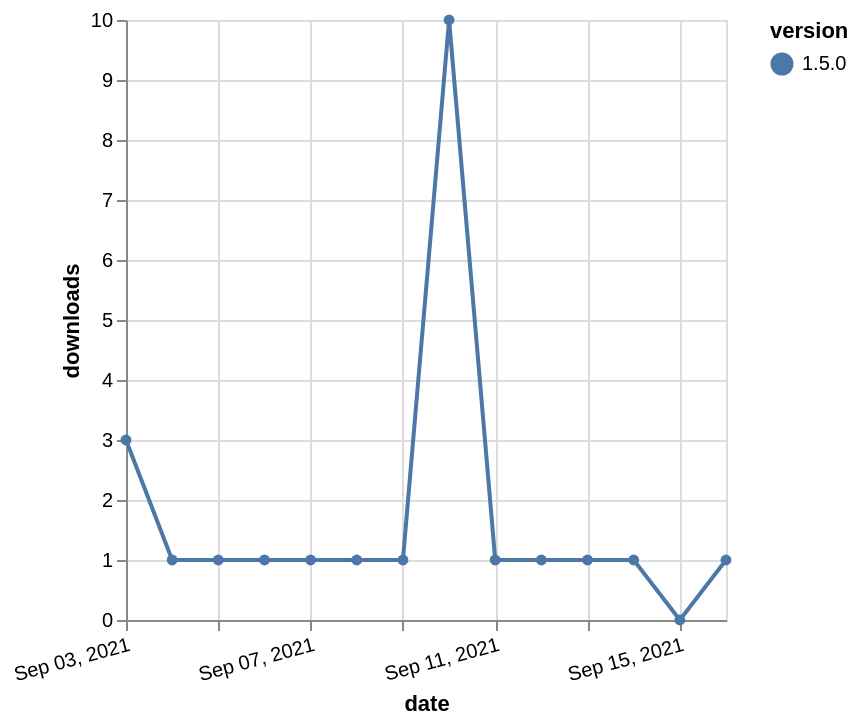

Describe this chart as a Vega-Lite specification.
### Vega-Lite specification from a JSON file in a GitHub repository (floating-point values rounded to 4 significant figures)
{"$schema": "https://vega.github.io/schema/vega-lite/v5.json", "description": "A simple bar chart with embedded data.", "data": {"values": [{"date": "2021-09-03", "total": 726, "delta": 3, "version": "1.5.0"}, {"date": "2021-09-04", "total": 727, "delta": 1, "version": "1.5.0"}, {"date": "2021-09-05", "total": 728, "delta": 1, "version": "1.5.0"}, {"date": "2021-09-06", "total": 729, "delta": 1, "version": "1.5.0"}, {"date": "2021-09-07", "total": 730, "delta": 1, "version": "1.5.0"}, {"date": "2021-09-08", "total": 731, "delta": 1, "version": "1.5.0"}, {"date": "2021-09-09", "total": 732, "delta": 1, "version": "1.5.0"}, {"date": "2021-09-10", "total": 742, "delta": 10, "version": "1.5.0"}, {"date": "2021-09-11", "total": 743, "delta": 1, "version": "1.5.0"}, {"date": "2021-09-12", "total": 744, "delta": 1, "version": "1.5.0"}, {"date": "2021-09-13", "total": 745, "delta": 1, "version": "1.5.0"}, {"date": "2021-09-14", "total": 746, "delta": 1, "version": "1.5.0"}, {"date": "2021-09-15", "total": 746, "delta": 0, "version": "1.5.0"}, {"date": "2021-09-16", "total": 747, "delta": 1, "version": "1.5.0"}]}, "width": "container", "mark": {"type": "line", "point": {"filled": true}}, "encoding": {"x": {"field": "date", "type": "temporal", "timeUnit": "yearmonthdate", "title": "date", "axis": {"labelAngle": -15}}, "y": {"field": "delta", "type": "quantitative", "title": "downloads"}, "color": {"field": "version", "type": "nominal"}, "tooltip": {"field": "delta"}}}
